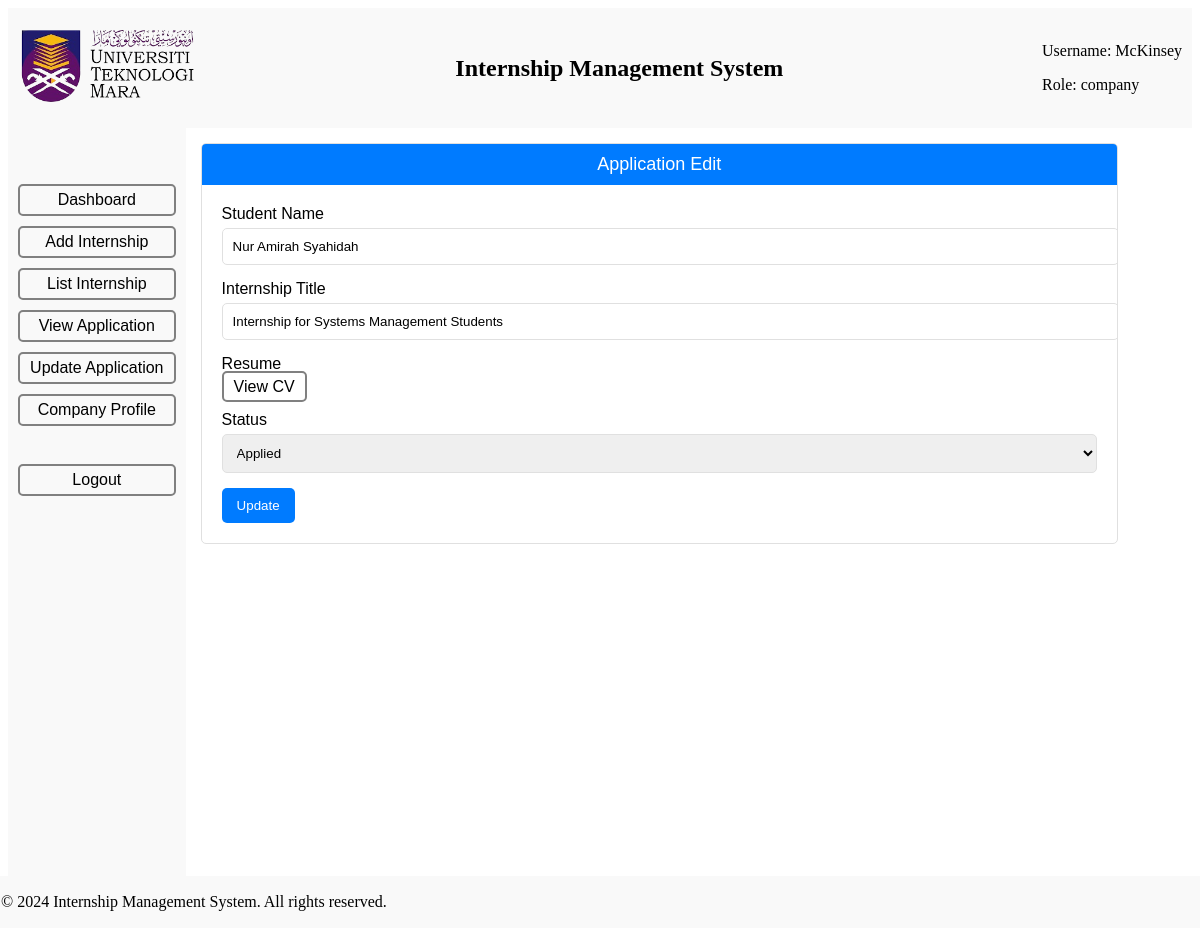
/CUpdateApplication.php?id=1 (signed in), run on the app's committed database.
### tables this page shows
CREATE TABLE `student_internships` (
  `student_internship_id` int(11) NOT NULL,
  `student_id` int(11) NOT NULL,
  `internship_id` int(11) NOT NULL,
  `student_internship_resume` varchar(500) NOT NULL,
  `student_internship_status` enum('Applied','Accepted','Rejected') NOT NULL
);

CREATE TABLE `students` (
  `student_id` int(11) NOT NULL,
  `student_user_id` int(11) NOT NULL,
  `student_name` varchar(200) NOT NULL,
  `student_address` varchar(600) NOT NULL,
  `student_program` varchar(200) NOT NULL,
  `student_cgpa` varchar(4) NOT NULL,
  `student_contact` varchar(12) NOT NULL,
  `student_supervisor_id` int(11) DEFAULT NULL
);

CREATE TABLE `internships` (
  `internship_id` int(11) NOT NULL,
  `internship_title` varchar(200) NOT NULL,
  `internship_description` text NOT NULL,
  `internship_responsibility` text NOT NULL,
  `internship_qualification` text NOT NULL,
  `internship_allowance` varchar(50) NOT NULL,
  `internship_location` varchar(50) NOT NULL,
  `internship_company_id` int(11) NOT NULL,
  `internship_deadline` date DEFAULT NULL
);

### CUpdateApplication.php (the view, shortened to what this page needs)
<?php include_once 'CHeader.php'; ?>
<?php
if (isset($_GET['id'])) {
    $id = $_GET['id'];
    $sql = "SELECT * FROM `student_internships`
                JOIN `internships` ON `student_internships`.`internship_id` = `internships`.`internship_id`
                JOIN `students` ON `student_internships`.`student_id` = `students`.`student_id`
                JOIN `companies` ON `internships`.`internship_company_id` = `companies`.`company_id`
                    WHERE `student_internships`.`student_internship_id` = $id";
    $result = $conn->query($sql);
    if ($result->num_rows > 0) {
        $student_internship = $result->fetch_assoc();
    }
} else {
    redirect('CViewApplication.php');
}
?>
<div class="container">
    <div class="row">
        <div class="col-12">
            <div class="card">
                <div class="card-header">
                    Application Edit
                </div>
                <div class="card-body">
                    <form action="" method="post">
                        <div class="form-group">
                            <label for="student_name">Student Name</label>
                            <input type="text" name="student_name" id="student_name" class="form-control" value="<?php echo $student_internship['student_name']; ?>" readonly>
                        </div>
                        <div class="form-group">
                            <label for="internship_title">Internship Title</label>
                            <input type="text" name="internship_title" id="internship_title" class="form-control" value="<?php echo $student_internship['internship_title']; ?>" readonly>
                        </div>
                        <div class="form-group">
                            <label for="resume">Resume</label>
                            <a href="documents/<?php echo $student_internship['student_internship_resume']; ?>" target="_blank">View CV</a>
                        </div>
                        <div class="form-group">
                            <label for="status">Status</label>
                            <select name="status" id="status" class="form-control">
                                <option value="applied" <?php echo $student_internship['student_internship_status'] == 'applied' ? 'selected' : ''; ?>>Applied</option>
                            </select>
                        </div>
                        <button type="submit" class="btn btn-primary">Update</button>
                    </form>
                </div>
            </div>
        </div>
    </div>
</div>
<?php include_once 'footer.php'; ?>

### CHeader.php (style rules this page uses)
body { font-family: Arial, sans-serif; }
a:link, a:visited { background-color: transparent; color: black; padding: 5px 10px; text-align: center; text-decoration: none; border: 2px solid grey; border-radius: 5px; }

### CUpdateApplication.php (style rules this page uses)
.row { display: flex; flex-wrap: wrap; margin: -10px; }
.col-12 { width: 100%; padding: 10px; }
.card { border: 1px solid #e0e0e0; border-radius: 5px; overflow: hidden; }
.card-header { background-color: #007bff; color: #ffffff; padding: 10px; font-size: 18px; text-align: center; }
.card-body { padding: 20px; }
.form-group { margin-bottom: 15px; }
.form-group label { display: block; margin-bottom: 5px; }
.form-group input, .form-group textarea { width: 100%; padding: 10px; border: 1px solid #e0e0e0; border-radius: 5px; }
.btn { display: inline-block; padding: 10px 15px; color: #ffffff; text-align: center; text-decoration: none; border-radius: 5px; transition: background-color 0.3s ease; cursor: pointer; }
.btn-primary { background-color: #007bff; border: none; }
.form-group select { width: 100%; padding: 10px; border: 1px solid #e0e0e0; border-radius: 5px; }

### data on the page
student_internships: student_name "Nur Amirah Syahidah", internship_title "Internship for Systems Management Students"

### other printed values
$userName "McKinsey"
$userRole "company"
